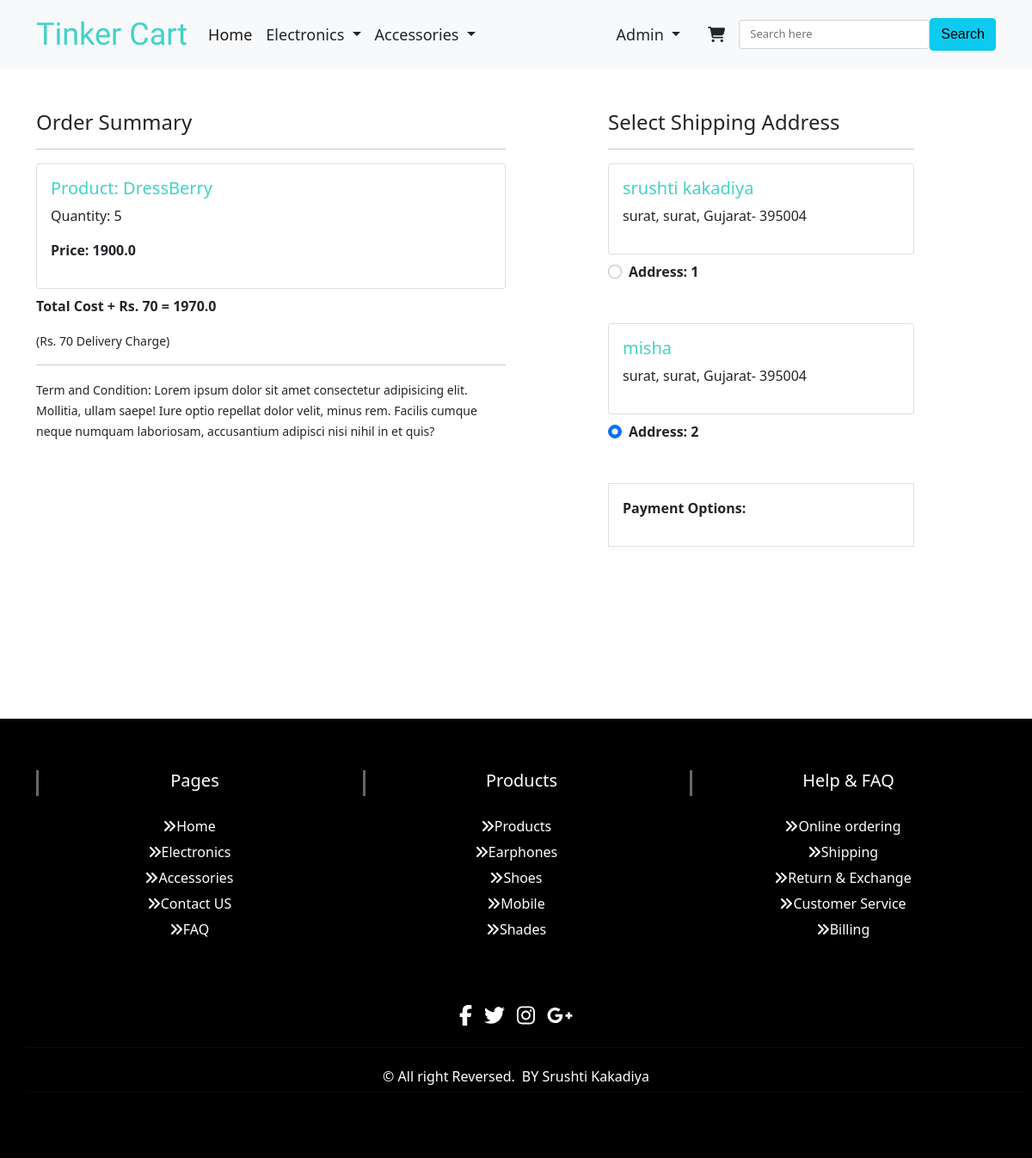
Screenshot of /checkout/ (signed in) with the database file from the repository.
### app/models.py (models this page shows, shortened)
class Cart(models.Model):
 user = models.ForeignKey(User, on_delete=models.CASCADE)
 product = models.ForeignKey(Product, on_delete=models.CASCADE)
 quantity = models.PositiveIntegerField(default=1)
 @property
 def total_cost(self):
   return self.quantity * self.product.discounted_price

class Product(models.Model):
 title = models.CharField(max_length=100)
 selling_price = models.FloatField()
 discounted_price = models.FloatField()
 description = models.TextField()
 brand = models.CharField(max_length=100)
 category = models.CharField( choices=CATEGORY_CHOICES, max_length=2)
 product_image0 = models.ImageField(upload_to='productimg', default="")
 product_image1= models.ImageField(upload_to='productimg', default="")

class Customer(models.Model):
 user = models.ForeignKey(User, on_delete=models.CASCADE)
 name = models.CharField(max_length=200)
 locality = models.CharField(max_length=200)
 city = models.CharField(max_length=50)
 zipcode = models.IntegerField()
 state = models.CharField(choices=STATE_CHOICES, max_length=50)

### app/views.py (the view)
# urls.py: path('checkout/', views.checkout, name='checkout'),
@login_required
def checkout(request):
	user = request.user
	add = Customer.objects.filter(user=user)
	cart_items = Cart.objects.filter(user=request.user)
	amount = 0.0
	shipping_amount = 70.0
	totalamount=0.0
	cart_product = [p for p in Cart.objects.all() if p.user == request.user]
	if cart_product:
		for p in cart_product:
			tempamount = (p.quantity * p.product.discounted_price)
			amount += tempamount
		totalamount = amount+shipping_amount
	return render(request, 'app/checkout.html', {'add':add, 'cart_items':cart_items, 'totalcost':totalamount})

### app/templates/app/checkout.html (shortened to what this page needs)
{% extends 'app/base.html' %}
{% load static %}
{% block main-content %}
<div class="container">
 <div class="row mt-5">
  <div class="col-sm-6">
    <h4>Order Summary</h4>
    <hr>
    {% for item in cart_items %}
      <div class="card mb-2">
        <div class="card-body">
          <h5>Product: {{item.product.title}}</h5>
          <p>Quantity: {{item.quantity}}</p>
          <p class="fw-bold">Price: {{item.total_cost}}</p>
        </div>
      </div>
    {% endfor %}
    <p class="fw-bold">Total Cost + Rs. 70  = {{totalcost}}</p>
    <small>(Rs. 70 Delivery Charge)</small> <hr>
    <small>Term and Condition: Lorem ipsum dolor sit amet consectetur adipisicing elit. Mollitia, ullam saepe! Iure optio repellat dolor velit, minus rem. Facilis cumque neque numquam laboriosam, accusantium adipisci nisi nihil in et quis?</small>
  </div>
  <div class="col-sm-4 offset-sm-1">
    <h4>Select Shipping Address</h4>
    <hr>
    <form action="/paymentdone" id="myform">
    {% for ad in add %}
      <div class="card">
        <div class="card-body">
        <h5>{{ad.name}}</h5>
        <p>{{ad.locality}}, {{ad.city}}, {{ad.state}}- {{ad.zipcode}}</p>
        </div>
      </div>
        <div class="form-check mt-2 mb-5">
          <input class="form-check-input" type="radio" name="custid" id="custadd{{forloop.counter}}" value="{{ad.id}}" checked>
          <label class="form-check-label fw-bold" for="custadd{{forloop.counter}}">
            Address: {{ forloop.counter }} </label>
        </div>
      {% endfor %}
        <div class="border p-3">
          <p class="fw-bold">Payment Options:</p>
        </div>
      </form>
    </div>
  </div>
</div>
{% endblock main-content %}

### app/templates/app/base.html (shortened to what this page needs)
<!doctype html>
{% load static %}
<html lang="en">
<head>
  <link href="//maxcdn.bootstrapcdn.com/bootstrap/4.0.0/css/bootstrap.min.css" rel="stylesheet" id="bootstrap-css">
  <link rel="stylesheet" href="https://stackpath.bootstrapcdn.com/font-awesome/4.7.0/css/font-awesome.min.css">
  <link href="https://cdn.jsdelivr.net/npm/bootstrap@5.0.0-beta1/dist/css/bootstrap.min.css" rel="stylesheet"
>
  <link rel="stylesheet" href="{% static 'app/css/owl.carousel.min.css' %}">
  <link rel="stylesheet" href="{% static 'app/css/all.min.css' %}">
  <link rel="stylesheet" href="{% static 'app/css/style.css' %}">
  <link rel="stylesheet" href="{% static 'app/css/style1.css' %}">
  <link rel="stylesheet" href="{% static 'app/css/footer.css' %}">
</head>
<body>
  <nav class="navbar navbar-expand-lg navbar-light bg-light" style="font-size:18px;">
    <div class="container">
      <a class="navbar-brand" style='color: rgb(29, 100, 94);' href="/">Tinker Cart</a>
      <div class="collapse navbar-collapse" id="navbarSupportedContent">
        <ul class="navbar-nav me-auto mb-2 mb-lg-0">
          <li class="nav-item ">
            <a class="nav-link active" aria-current="page" href="/">Home</a>
          </li>
          <li class="nav-item dropdown text-dark">
            <a class="nav-link dropdown-toggle text-dark" href="#" id="electronicsDropdown" role="button"
              data-bs-toggle="dropdown" aria-expanded="false">
              Electronics
            </a>
          </li>
          <li class="nav-item dropdown">
            <a class="nav-link dropdown-toggle text-dark" href="#" id="fashionDropdown" role="button"
              data-bs-toggle="dropdown" aria-expanded="false">
              Accessories
            </a>
          </li>
        </ul>
        <div>
          <ul class="navbar-nav me-auto mb-2 mb-lg-0">
            {% if request.user.is_authenticated %}
            <li class="nav-item dropdown mx-2">
              <a class="nav-link dropdown-toggle text-dark" href="#" id="profileDropdown" role="button"
                data-bs-toggle="dropdown" aria-expanded="false">
                {{request.user.username|capfirst}}
              </a>
            </li>
            <li class="nav-item mx-2">
              <a href="{% url 'showcart' %}" class="nav-link text-dark" style="font-size: large;"> <i class="fas fa-shopping-cart"
                  style="font-size: large;"></i> </a>
            </li>
            {% endif %}
          </ul>
        </div>
          <form class="form-inline" action="{% url 'search' %}" method="get">
            <input class="form-control mr-sm-0" type="search"  style="font-size: small;" placeholder="Search here" aria-label="Search">
            <button class="btn btn-info my-3 my-sm-0" style="font-size: medium; font-family: 'Lucida Sans', 'Lucida Sans Regular', 'Lucida Grande', 'Lucida Sans Unicode', Geneva, Verdana, sans-serif;" type="submit">Search</button>
          </form>
      </div>
    </div>
  </nav>
  {% block main-content %} {% endblock main-content %}
  <section id="footer" style="margin-top:25vh; position: relative;">
    <div class="container">
      <div class="row text-center text-xs-center text-sm-left text-md-left">
        <div class="col-xs-12 col-sm-4 col-md-4">
          <h5>Pages</h5>
          <ul class="list-unstyled quick-links" style="font-size:medium;">
            <li><a href="{% url 'orders' %}"><i class="fa fa-angle-double-right"></i>Home</a></li>
            <li><a href="{% url 'mobile' %}"><i class="fa fa-angle-double-right"></i>Electronics</a></li>
            <li><a href="{% url 'Shoes' %}"><i class="fa fa-angle-double-right"></i>Accessories</a></li>
            <li><a href="{% url 'home' %}"><i class="fa fa-angle-double-right"></i>Contact US</a>
            </li>
            <li><a href="{% url 'home' %}"><i class="fa fa-angle-double-right"></i>FAQ</a></li>
          </ul>
        </div>
        <div class="col-xs-12 col-sm-4 col-md-4">
          <h5>Products</h5>
          <ul class="list-unstyled quick-links" style="font-size: medium;">
            <li><a href="{% url 'home' %}"><i class="fa fa-angle-double-right"></i>Products</a></li>
            <li><a href="{% url 'mobile' %}"><i class="fa fa-angle-double-right"></i>Earphones</a></li>
            <li><a href="{% url 'Shoes' %}"><i class="fa fa-angle-double-right"></i>Shoes</a></li>
            <li><a href="{% url 'mobile' %}"><i class="fa fa-angle-double-right"></i>Mobile</a>
            </li>
            <li><a href="{% url 'Shoes' %}"><i class="fa fa-angle-double-right"></i>Shades</a></li>
          </ul>
        </div>
        <div class="col-xs-12 col-sm-4 col-md-4">
          <h5>Help & FAQ </h5>
          <ul class="list-unstyled quick-links" style="font-size: medium;">
            <li><a href="{% url 'home' %}"><i class="fa fa-angle-double-right"></i>Online ordering</a></li>
            <li><a href="{% url 'home' %}"><i class="fa fa-angle-double-right"></i>Shipping</a></li>
            <li><a href="{% url 'home' %}"><i class="fa fa-angle-double-right"></i>Return & Exchange</a></li>
            <li><a href="{% url 'home' %}"><i class="fa fa-angle-double-right"></i>Customer Service</a>
            </li>
            <li><a href="{% url 'home' %}" title="Design and developed by"><i
                  class="fa fa-angle-double-right"></i>Billing</a></li>
          </ul>
        </div>
      </div>
      <div class="row">
        <div class="col-xs-12 col-sm-12 col-md-12 mt-2 mt-sm-5" style="font-size:x-large;">
          <ul class="list-unstyled list-inline social text-center" >
            <li class="list-inline-item"><a href="https://www.facebook.com/"><i
                  class="fab fa-facebook-f"></i></a></li>
            <li class="list-inline-item"><a href="https://www.instagram.com/"><i
                  class="fab fa-twitter"></i></a></li>
            <li class="list-inline-item"><a href="https://twitter.com/?lang=en"><i
                  class="fab fa-instagram"></i></a></li>
            <li class="list-inline-item"><a href="https://myaccount.google.com/profile"><i
                  class="fab fa-google-plus-g"></i></a></li>
          </ul>
        </div>
        <hr>
      </div>
      <div class="row">
        <div class="col-xs-12 col-sm-12 col-md-12 mt-2 mt-sm-2 text-center text-white">
          <p class="h6">© All right Reversed.<a class="text-green ml-2" href="https://www.sunlimetech.com"
              target="_blank">BY Srushti Kakadiya</a></p>
        </div>
        <hr>
      </div>
    </div>
  </section>
</body>
</html>

### app/static/app/css/style.css (style rules this page uses)
.navbar-brand { color: rgb(65, 211, 199) !important; }

### app/static/app/css/footer.css (style rules this page uses)
section { padding: 60px 0; }
#footer { background: #000000 !important; }
#footer h5 { padding-left: 10px; border-left: 3px solid #6e6464; padding-bottom: 6px; margin-bottom: 20px; color: #ffffff; }
#footer a { color: #ffffff; text-decoration: none !important; background-color: transparent; -webkit-text-decoration-skip: objects; }
#footer ul.social li { padding: 3px 0; }
#footer ul.social li a, #footer ul.quick-links li a { color: #ffffff; }
#footer ul.quick-links li { padding: 3px 0; -webkit-transition: .5s all ease; -moz-transition: .5s all ease; transition: .5s all ease; }

### app/templates/app/base.html (style rules this page uses)
.navbar-brand { font-family: 'Pattaya', sans-serif; font-size: 36px; left: 0px; color: rgb(65, 211, 199); }
h5 { color: rgb(65, 211, 199); }

### rows the page displays
Cart: product "DressBerry", quantity "5", total_cost "1900.0"
Customer: name "srushti kakadiya", locality "surat", city "surat", state "Gujarat", zipcode "395004"
Customer: name "misha", locality "surat", city "surat", state "Gujarat", zipcode "395004"

### other values shown
{{ request.user.username|capfirst }} "Admin"
{{ totalcost }} "1970.0"
